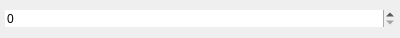
<?xml version="1.0" encoding="UTF-8"?>
<ui version="4.0">
 <class>BlockStartNumber</class>
 <widget class="QWidget" name="BlockStartNumber">
  <property name="geometry">
   <rect>
    <x>0</x>
    <y>0</y>
    <width>400</width>
    <height>38</height>
   </rect>
  </property>
  <property name="windowTitle">
   <string>Form</string>
  </property>
  <layout class="QVBoxLayout" name="verticalLayout">
   <property name="spacing">
    <number>3</number>
   </property>
   <property name="leftMargin">
    <number>5</number>
   </property>
   <property name="topMargin">
    <number>5</number>
   </property>
   <property name="rightMargin">
    <number>5</number>
   </property>
   <property name="bottomMargin">
    <number>5</number>
   </property>
   <item>
    <widget class="AutoSelectSpinBox" name="startNumberEdit">
     <property name="frame">
      <bool>false</bool>
     </property>
     <property name="suffix">
      <string/>
     </property>
     <property name="minimum">
      <number>0</number>
     </property>
     <property name="maximum">
      <number>999999</number>
     </property>
     <property name="value">
      <number>0</number>
     </property>
    </widget>
   </item>
  </layout>
 </widget>
 <customwidgets>
  <customwidget>
   <class>AutoSelectSpinBox</class>
   <extends>QSpinBox</extends>
   <header>duqf-widgets/autoselectspinbox.h</header>
  </customwidget>
 </customwidgets>
 <resources/>
 <connections/>
</ui>
